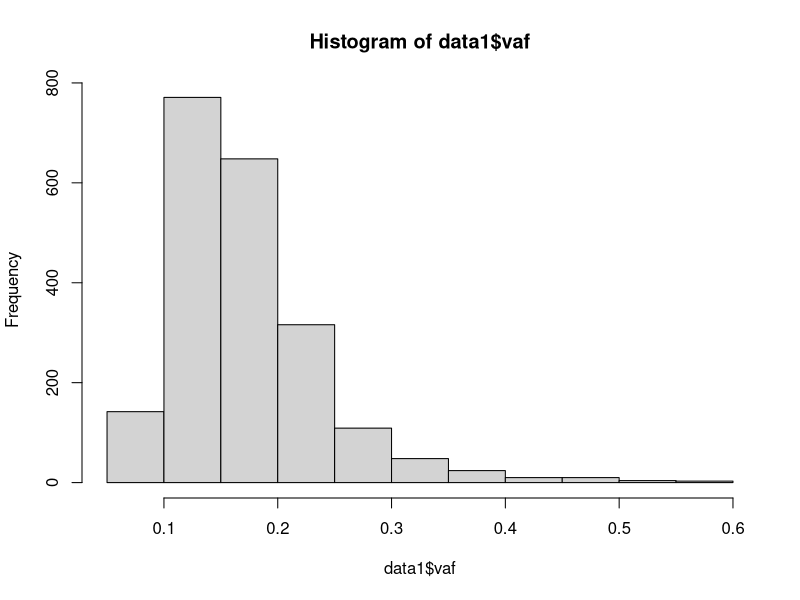
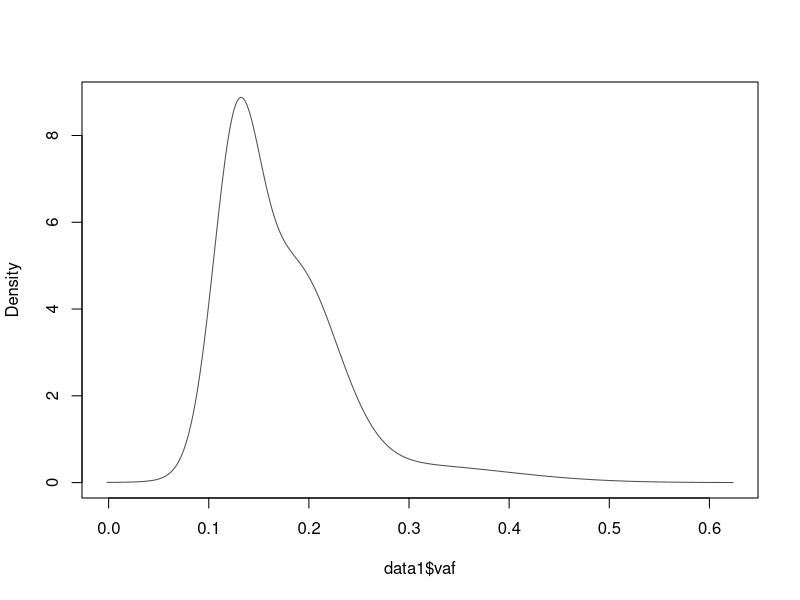
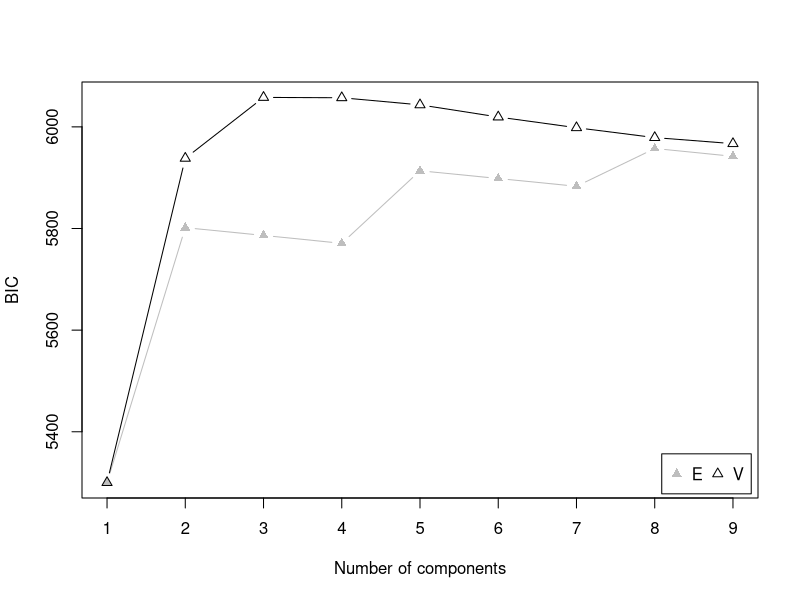
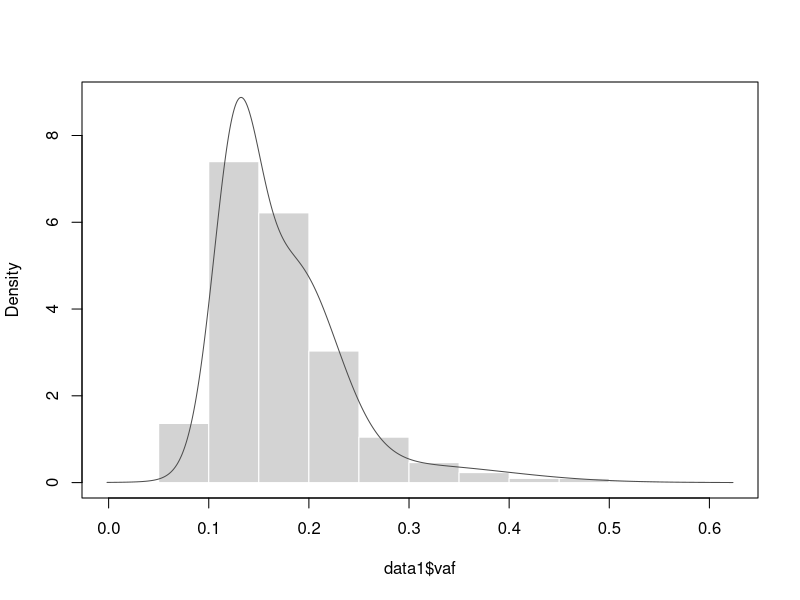
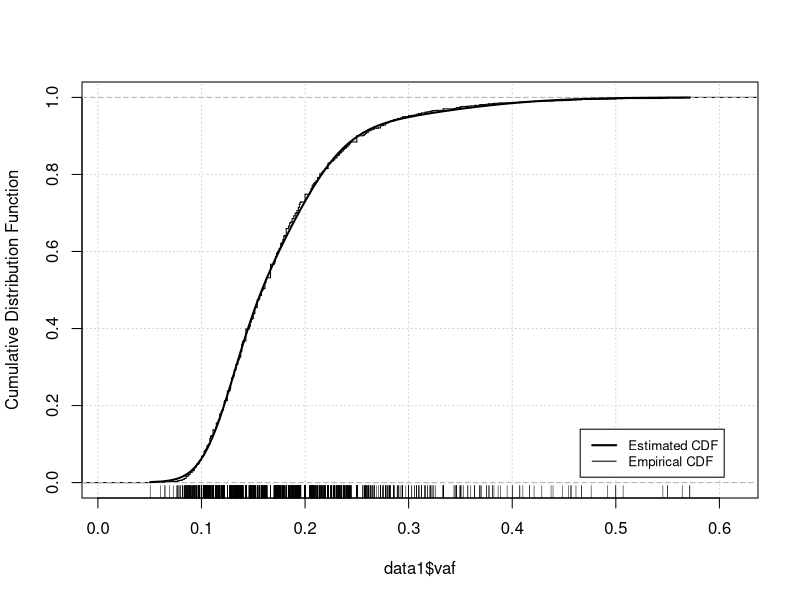
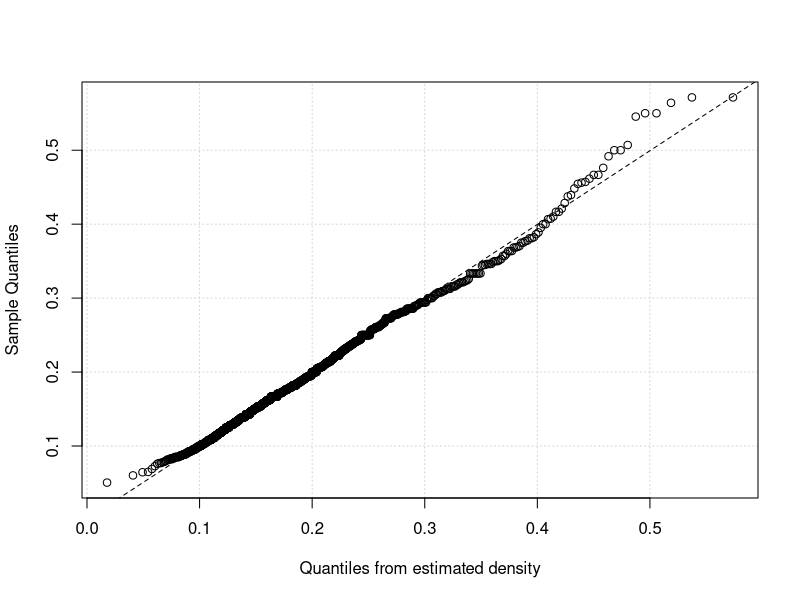
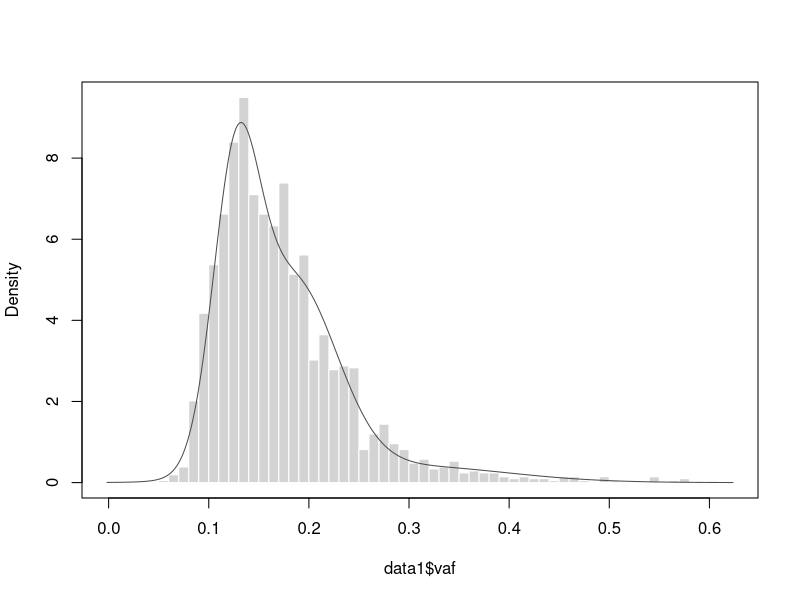
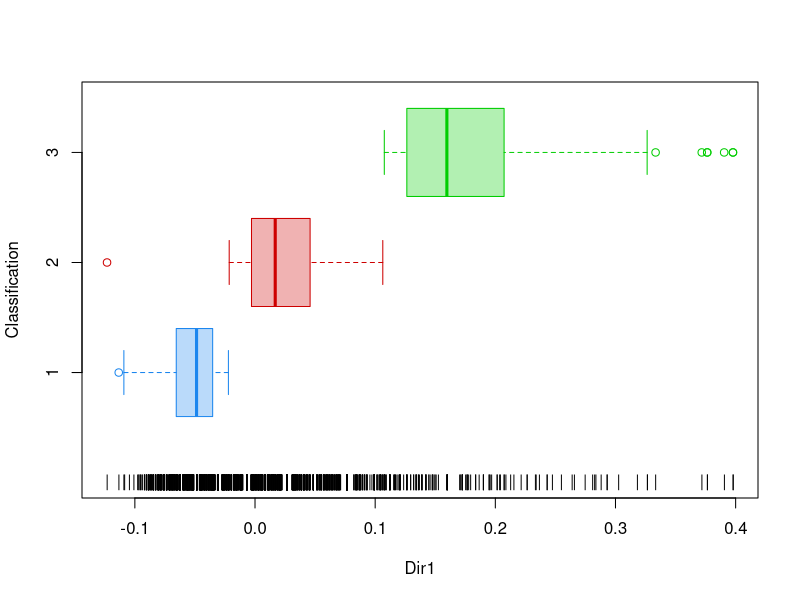

Source code (R) for these figures, in order:
## ---- chunk 1
knitr::opts_chunk$set(echo = TRUE)
options(repos = c(CRAN = "https://cloud.r-project.org"))
## ---- chunk 2
install.packages("mclust")
## ---- chunk 3
library(mclust)

data1 <- read.delim("LU-14.snv.txt", header=T)
dim(data1)
head(data1)

### now we calcuate VAF variant allele frequency, as "alternative allele count / (alternative allele count + reference allele count)"
vaf1 <- data1$t_alt_count / (data1$t_alt_count + data1$t_ref_count)
data1$vaf <- vaf1
## ---- chunk 4
## first lets simply look at how the VAF values are distributed using histogram. The high peak of the distribution with the largest data points often indicates where the major clone (cluster) is, and the mean VAF value of that major clone indicates the VAF of that clone
hist(data1$vaf)

## run the density mclust analysis on VAF values
## Density estimation via Gaussian finite mixture modeling
mod1 <- densityMclust(data1$vaf)
summary(mod1)
plot(mod1, what = "BIC")
plot(mod1, what = "density", data = data1$vaf)
plot(mod1, what = "diagnostic", type = "cdf")
plot(mod1, what = "diagnostic", type = "qq")


### Dimension reduction for model-based clustering and classification 
### The best number of density cluster can then be estimated based on the Gaussian finite mixture modeling
mod1dr <- MclustDR(mod1)
summary(mod1dr)
plot(mod1, what = "density", data = data1$vaf, breaks=50)
plot(mod1dr, what="classification")
plot(mod1dr, what="density")
plot(mod1dr, what="evalues")
## ---- chunk 5
mod1dr

### determine the cluster membership for each SNV
mod1dr$classification
mod1dr$class2mixcomp
summary(mod1dr)
### determine the mean value of each cluster according the multi-mixture module, thus the best VAF estimate of each cluster
mod1dr$mu

data1$classification <- mod1dr$classification
## ---- chunk 6
# data1 must already exist before this
data1_c1 <- data1[data1$classification == 1, ]
data1_c2 <- data1[data1$classification == 2, ]
data1_c3 <- data1[data1$classification == 3, ]
data1_c4 <- data1[data1$classification == 4, ]

## ---- chunk 7
hist(data1_c1$vaf)
mean(data1_c1$vaf)
median(data1_c1$vaf)

hist(data1_c2$vaf)
mean(data1_c2$vaf)
median(data1_c2$vaf)

hist(data1_c3$vaf)
mean(data1_c3$vaf)
median(data1_c3$vaf)

if (nrow(data1_c4) > 0) {
  hist(data1_c4$vaf)
  mean(data1_c4$vaf, na.rm = TRUE)
  median(data1_c4$vaf, na.rm = TRUE)
} else {
  message("Cluster 4 is empty (no variants classified as 4). Skipping plots/stats.")
}



## ---- chunk 8
data2 <- read.table("mutations_SP4_tLN_tSkin_together.txt", header=T, sep="\t")
data2_vaf <- data.frame(data2$VAF_tLN, data2$VAF_tSkin)

### first lets simply look at how the VAFs from tLN and VAFs from tSkin are correlated by using scatter plot
plot(data2$VAF_tLN, data2$VAF_tSkin)

### determine Bayesian Information Criterion (BIC) for the clustering performance
BIC <- mclustBIC(data2_vaf)
plot(BIC)

summary(BIC)

mod2 <- Mclust(data2_vaf, x = BIC)
summary(mod2, parameters = TRUE)

###table(class, mod2$classification)

### Dimension reduction for model-based clustering and classification
mod2dr <- MclustDR(mod2)
summary(mod2dr)

### plot the derived number of clusters as scatter plot with different colours for individual clusters
plot(mod2, what = "classification")


### Further manipulate the data and identify cluster membership for each mutation, and determine the mean VAFs for each cluster between the two correlated samples

### determine the cluster membership for each SNV
mod2dr$classification
mod2dr$class2mixcomp
summary(mod2dr)
### determine the mean value of each cluster according the multi-mixture module, thus the best VAF estimate of each cluster
mod2dr$mu

data2$classification <- mod2dr$classification
